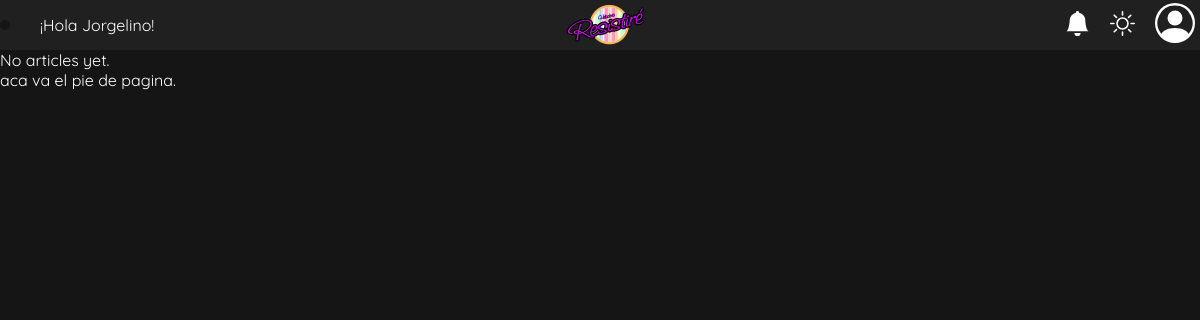
Before: /educacion/list/ with the older database file.
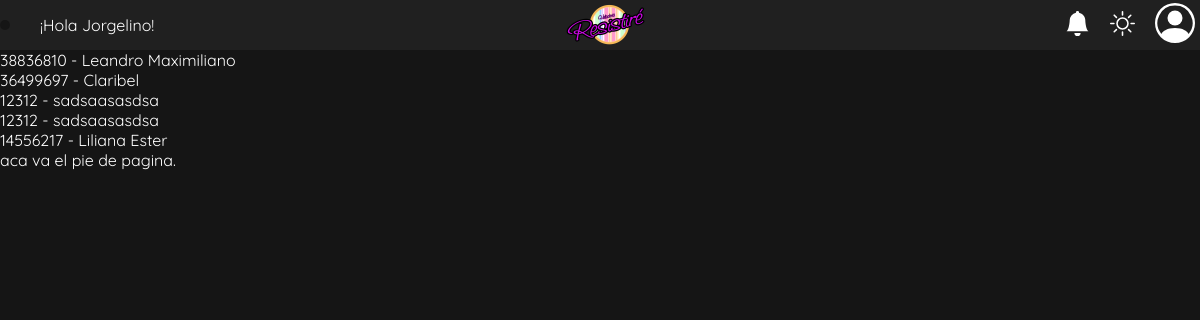
After: the same page with the newer database file.
### direccion/models.py (models this page shows)
class Persona(models.Model):
    dni = models.IntegerField()
    nombrePersona = models.CharField(max_length=60)
    apellidoPersona = models.CharField(max_length=60)
    fechaNac = models.DateField()
    email = models.EmailField()
    tel = models.CharField(max_length=12)
    ciudad = models.ForeignKey(Ciudad, on_delete=models.PROTECT)

### direccion/views.py (the view)
# urls.py: path('list/', PersonaListView.as_view(), name='list')
class PersonaListView(ListView):
    model = Persona
    pagininate_by = 25
    template_name = 'persona_list.html'
    def get_context_data(self):
        context = super().get_context_data()
        context['dato'] = 'testeo'
        return context

### direccion/templates/persona_list.html
{% extends 'base.html' %}
{% block content %}
    <ul>
    {% for persona in object_list %}
        <li>{{ persona.dni }} - {{ persona.nombrePersona }}</li>
    {% empty %}
        <li>No articles yet.</li>
    {% endfor %}
    </ul>
{% endblock %}

### webPrincipal/templates/base.html (shortened to what this page needs)
{% load static %}
<!DOCTYPE html>
<html lang="es">
<head>
    <link href="https://cdnjs.cloudflare.com/ajax/libs/hamburgers/1.2.1/hamburgers.min.css" rel="stylesheet">
    <link rel="stylesheet" href="{% static 'css/reset.css' %}">
    <link rel="stylesheet" href="{% static 'css/style.css' %}">
    <link rel="stylesheet" href="{% static 'css/buttons.css' %}">
    <link rel="stylesheet" href="{% static 'css/header.css' %}">
</head>
<body data-theme>
        <header data-theme>
            <div class="logo-contain">
                <button class="hamburger hamburger--collapse" type="button">
                </button>
                ¡Hola Jorgelino!
            </div>
            <div class="logo"></div>
            <div class="user">
                <div class="notif">
                    <svg xmlns="http://www.w3.org/2000/svg" width="25" height="25" fill="currentColor" class="bi bi-bell-fill" viewBox="0 0 16 16">
                        <path id="campana" d="M8 16a2 2 0 0 0 2-2H6a2 2 0 0 0 2 2zm.995-14.901a1 1 0 1 0-1.99 0A5.002 5.002 0 0 0 3 6c0 1.098-.5 6-2 7h14c-1.5-1-2-5.902-2-7 0-2.42-1.72-4.44-4.005-4.901z"/>
                      </svg>
                </div>
                <div class="theme">
                </div>
                <div class="perfil">
                </div>
            </div>
        </header>
        <main>
        {% block content %}{% endblock %}
        </main>
    <footer>
        aca va el pie de pagina.
    </footer>
</body>
</html>

### webPrincipal/static/css/style.css (style rules this page uses)
:root { --bodyLighBg: rgb(168, 167, 167); --lightBg: #fff; --LightbgHover: rgb(143, 140, 140); --inputBg:#ccc; --bodyDarkBg: #151515; --darkBg: #202020; --darkBgHover: #404040; --inputDarkBg:#151515; }
body { margin: 0; background-color: var(--bodyDarkBg); color: #fff; }

### webPrincipal/static/css/buttons.css (style rules this page uses)
button { font-size: 20px; font-family: 'Roboto', sans-serif; border-radius: 5px; border: none; padding: 5px; background-color: var(--inputDarkBg); }

### webPrincipal/static/css/header.css (style rules this page uses)
:root { --altoHeader: 50px; --widthMenu: 25%; }
header { width: 100%; height: var(--altoHeader); background-color: var(--darkBg); display: flex; justify-content: space-between; align-items: center; }
.logo-contain { display: flex; flex-direction: row; gap: 30px; align-items: center; }
.logo { background-image: url(../img/logo.png); background-size: cover; background-position: center; background-repeat: no-repeat; width: 120px; height: var(--altoHeader); }

### webPrincipal/templates/base.html (style rules this page uses)
.user { display: flex; flex-direction: row; gap: 10px; align-items: center; }
.notif, .perfil, .theme { padding: 5px; cursor: pointer; }

Changed rows visible on the page:
added Persona: dni "38836810", nombrePersona "Leandro Maximiliano"
added Persona: dni "36499697", nombrePersona "Claribel"
added Persona: dni "12312", nombrePersona "sadsaasasdsa"
added Persona: dni "12312", nombrePersona "sadsaasasdsa"
added Persona: dni "14556217", nombrePersona "Liliana Ester"
Other visible differences:
text no longer shown: "No articles yet."
